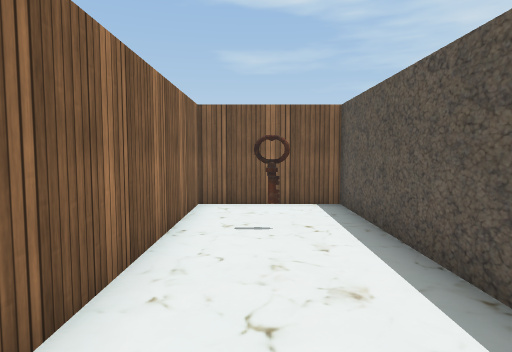
[1] (above)

18 first-person views from a walk through a 3-D level made in the Unity game engine. The camera is 1.3 m above the floor, tilts 4° down and sees 75° across. The floor is counted in squares, 1 m on a side. Each view is taken from the middle of a square. On the plan, view 1 faces up. The plan holds only what a view shows up to about 14 squares ahead; the rest is blank. The place goes on beyond the plan. Some animated figures are left out. Some surface patterns are stand-ins.

[2]
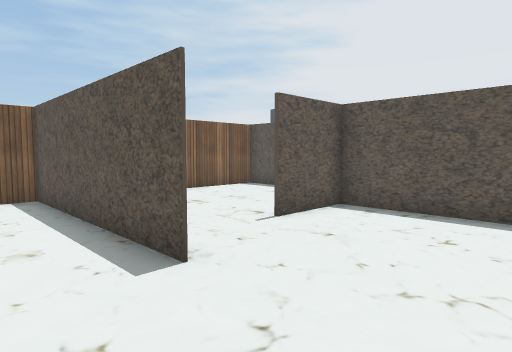

[3]
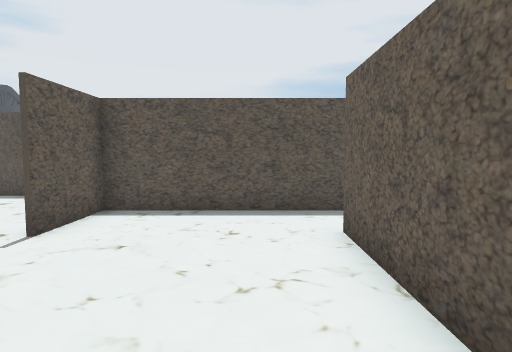

[4]
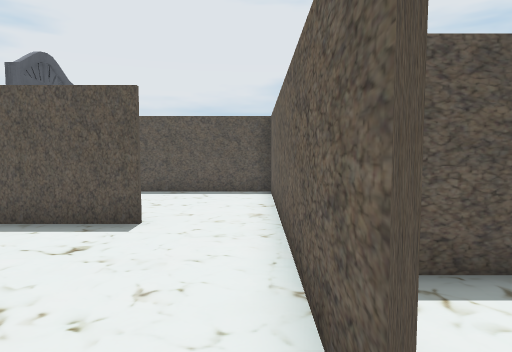

[5]
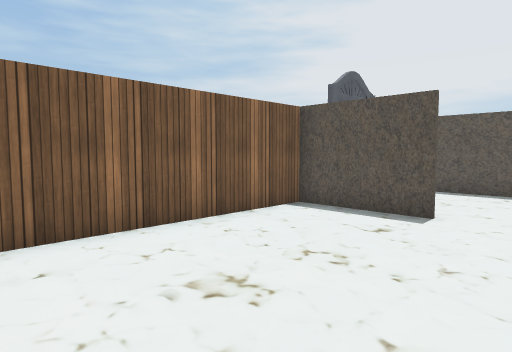

[6]
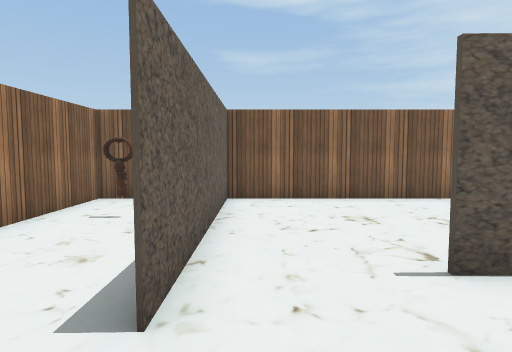

[7]
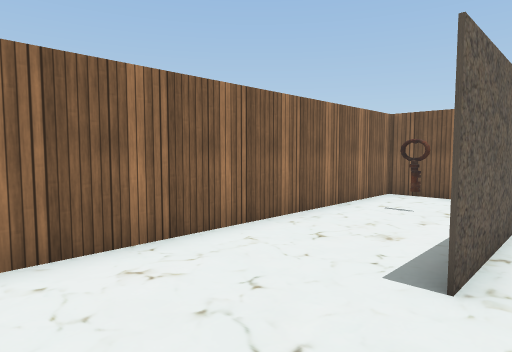

[8]
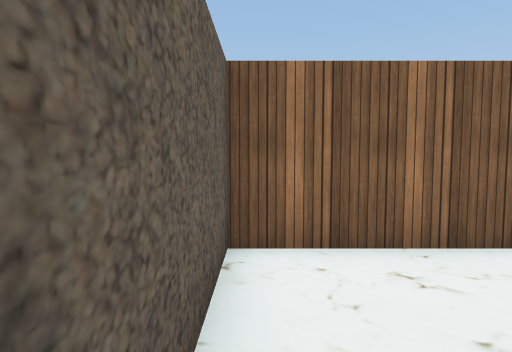

[9]
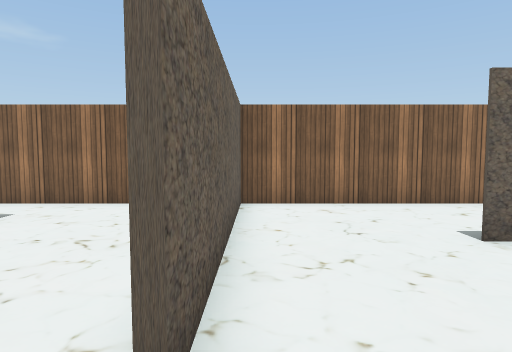

[10]
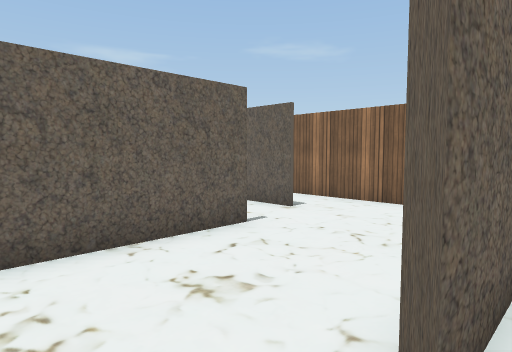

[11]
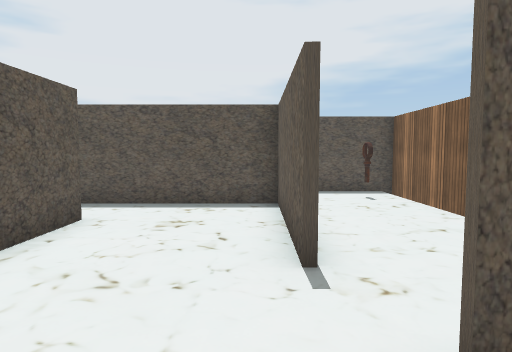

[12]
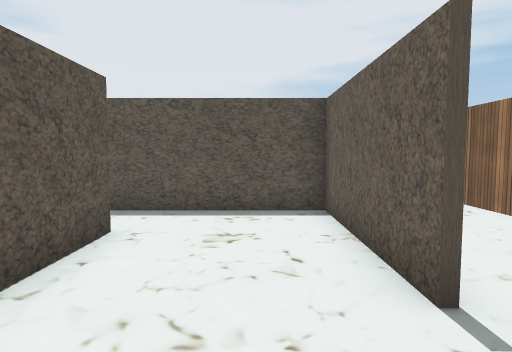

[13]
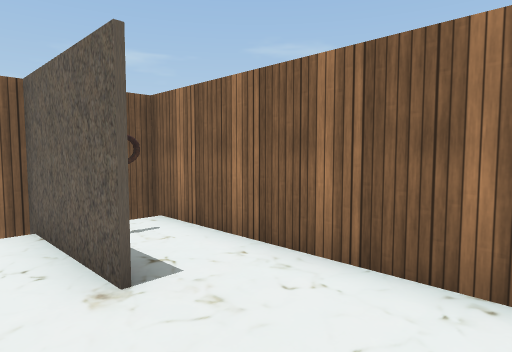

[14]
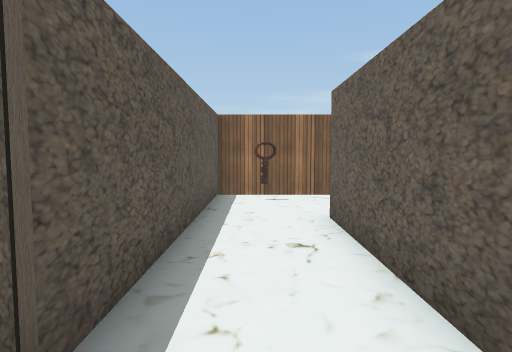

[15]
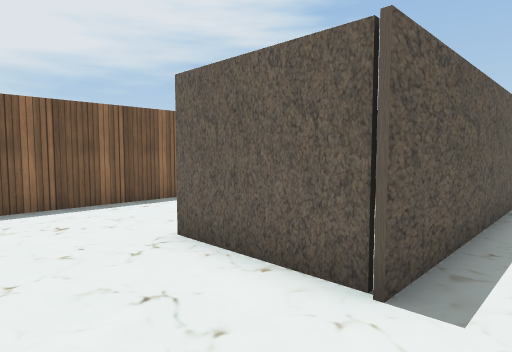

[16]
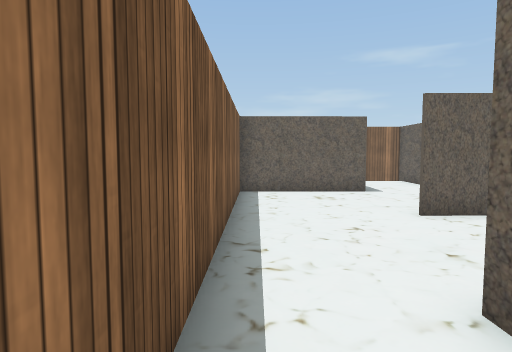

[17]
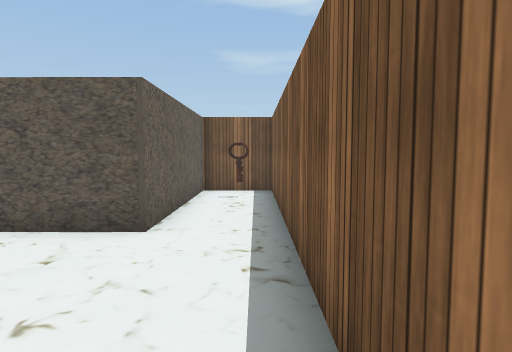

[18]
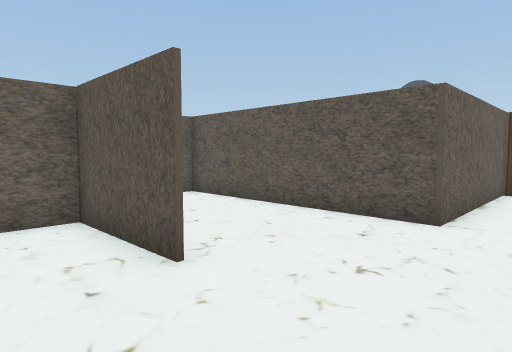

### Floor plan
Ten units are one square. View 1 is at (0, 0); x grows to the right and y downward. Boxes are objects, and circles mark ways between rooms. Rooms are numbered by the first view taken in them; rooms with no view inside come last. Other rooms are left out.
<svg viewBox="-20 -90 200 200">
<path fill="none" stroke="#000" d="M51 -26 151 -25 151 -69M81 -25 51 -25M21 -12 21 -85M100 -50 100 -84 -15 -84 -15 24 54 24M22 -85 22 -12M75 24 75 -25M27 65 75 66 75 24M54 26 31 26M-15 44 -15 105M136 19 103 20 103 32M102 18 137 18M132 62 175 61 175 -84 152 -84 152 -24 81 -25M103 85 103 91"/>
<rect x="-5" y="-65" width="10" height="10" fill="#bbb"><title>key</title></rect>
<rect x="115" y="-85" width="30" height="10" fill="#bbb"><title>other object</title></rect>
<rect x="-5" y="85" width="10" height="10" fill="#bbb"><title>key</title></rect>
<rect x="155" y="-75" width="20" height="10" fill="#bbb"><title>key</title></rect>
<circle cx="65" cy="30" r="3" fill="#2a7"/>
<text x="50" y="-40">1</text>
<text x="30" y="50">2</text>
<text x="140" y="10">3</text>
</svg>
Room 1 opens to room 2.

Where each view was taken, in squares from view 1:
view 1: 0 up, 0 right, facing up
view 2: 2 down, 0 right, facing up-right
view 3: 1 down, 0 right, facing right
view 4: 3 up, 4 right, facing right
view 5: 3 up, 3 right, facing up-right
view 6: 1 down, 3 right, facing up
view 7: 2 down, 3 right, facing up-left
view 8: 2 down, 3 right, facing left
view 9: 2 down, 7 right, facing left
view 10: 2 down, 7 right, facing down-left
view 11: 6 down, 1 left, facing right
view 12: 5 down, 0 right, facing right
view 13: 4 down, 2 right, facing down-left
view 14: 0 up, 9 right, facing down
view 15: 1 up, 9 right, facing down-right
view 16: 5 up, 17 right, facing down
view 17: 3 down, 17 right, facing up
view 18: 4 down, 17 right, facing up-left
